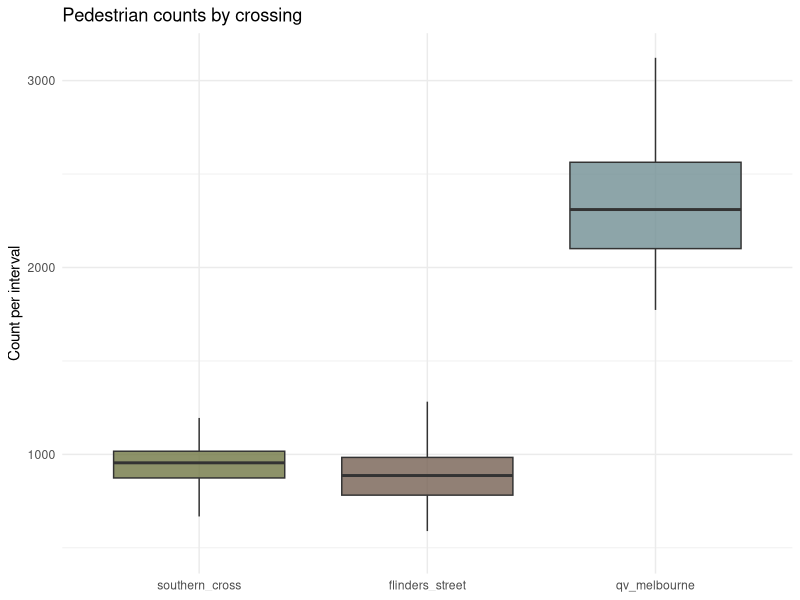
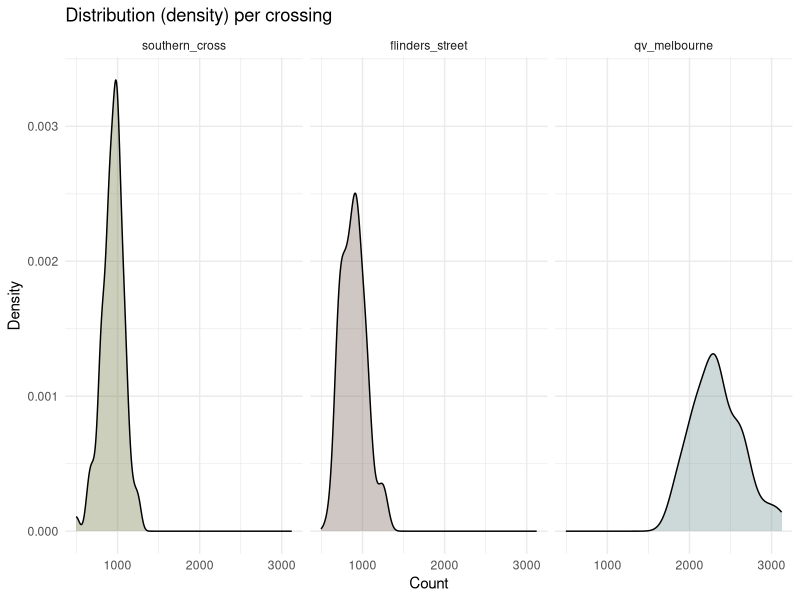
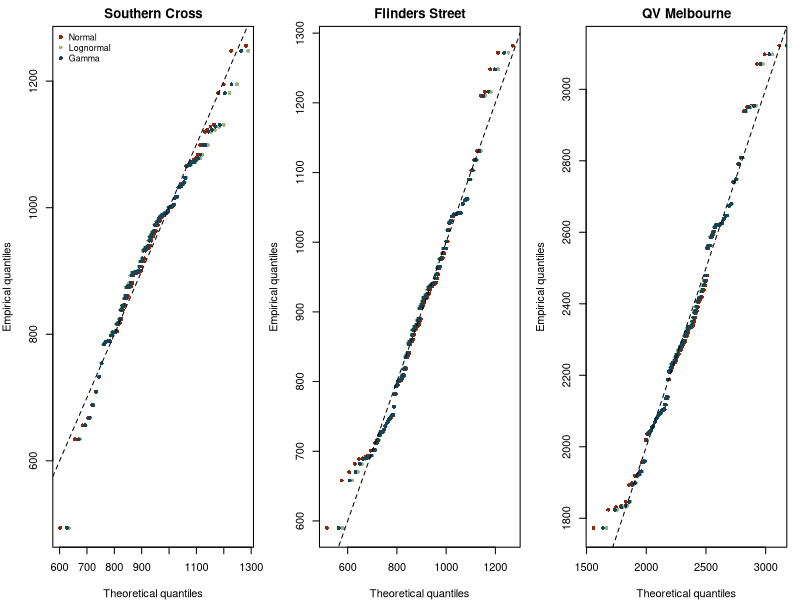
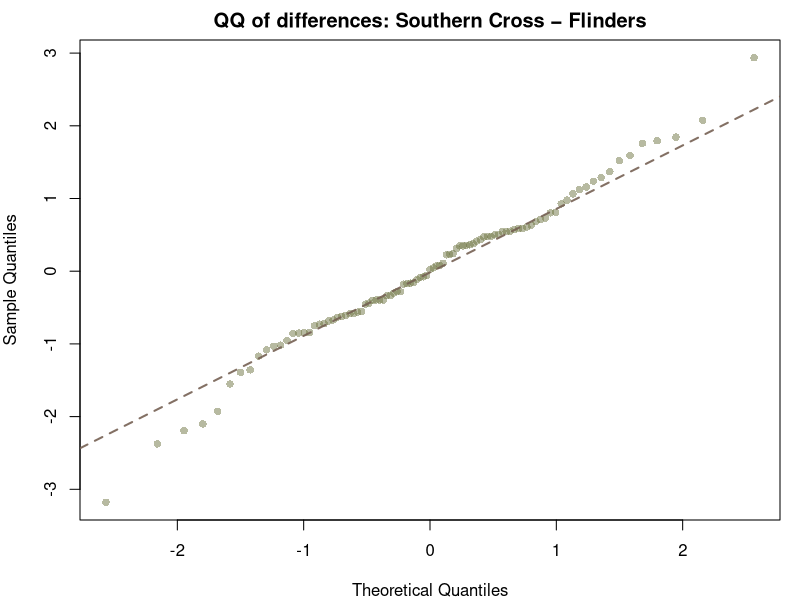
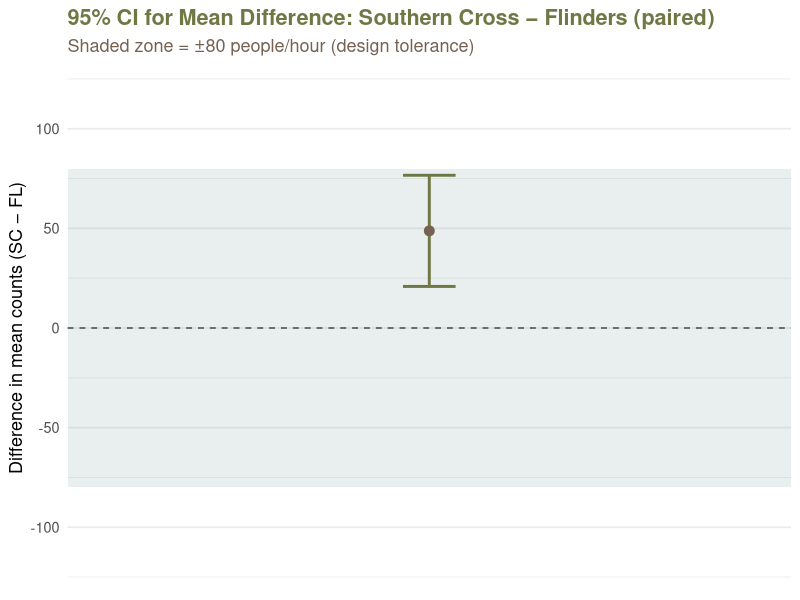

Write the R code that produced these figures, in order. (Note: this script raises an error after producing the figures.)
## ---- chunk 1
#| label: setup
#| include: false
#| echo: false
#| message: false
#| warning: false

knitr::opts_chunk$set(fig.align = "center", fig.width = 8, fig.height = 5, dpi = 150)

library(boot)
library(MASS)
library(tidyverse)
library(knitr)
library(kableExtra)
library(broom)
library(purrr)
library(scales)

set.seed(355435)  

B <- 5000

cross_cols <- c(
  flinders_street = "#766153",
  qv_melbourne    = "#718f94",
  southern_cross  = "#717744")
## ---- chunk 2
pedestrian_df <- read.csv(here::here("data/pedestrians.csv"))
## ---- chunk 3
pedestrian_long <- pedestrian_df %>%
  mutate(obs = row_number()) %>%
  pivot_longer(-obs, names_to = "crossing", values_to = "count") %>%
  mutate(crossing = factor(crossing,
                           levels = c("southern_cross","flinders_street","qv_melbourne")))

# Boxplot
ggplot(pedestrian_long, aes(x = crossing, y = count, fill = crossing)) +
  geom_boxplot(outlier.shape = NA, alpha = 0.8) +
  scale_fill_manual(values = cross_cols) +
  labs(title = "Pedestrian counts by crossing", x = NULL, y = "Count per interval") +
  theme_minimal() +
  theme(legend.position = "none")

# Density (faceted)
ggplot(pedestrian_long, aes(x = count, fill = crossing)) +
  geom_density(alpha = 0.35) +
  facet_wrap(~ crossing, scales = "fixed") +
  scale_fill_manual(values = cross_cols, guide = "none") +
  labs(title = "Distribution (density) per crossing", x = "Count", y = "Density") +
  theme_minimal()

## ---- chunk 4
pedestrian_long %>%
  group_by(crossing) %>%
  summarise(
    n     = n(),
    mean  = mean(count),
    median= median(count),
    sd    = sd(count),
    min   = min(count),
    max   = max(count),
    iqr   = IQR(count),
    .groups = "drop"
) %>%
  kable(caption = "Younger vs Older: Average Per-capita Online Leisure Minutes",
        digits = 1, align = c("l","r")) %>%
  kable_styling(
    bootstrap_options = c("striped", "hover", "condensed", "responsive"),
    full_width = FALSE
  ) %>%
  row_spec(0, bold = TRUE, color = "#FFFFFF", background = "#598392") %>%
  column_spec(1, bold = TRUE, color = "#004D40")
## ---- chunk 5
# Southern Cross
sc <- pedestrian_df$southern_cross
fit_sc_norm  <- fitdistr(sc, "normal")
fit_sc_logn  <- fitdistr(sc, "lognormal")
fit_sc_gamma <- fitdistr(sc, "gamma")   

sc_models <- tibble(
  crossing = "southern_cross",
  model    = c("normal","lognormal","gamma"),
  logLik   = c(logLik(fit_sc_norm)[1],  logLik(fit_sc_logn)[1],  logLik(fit_sc_gamma)[1]),
  AIC      = c(AIC(fit_sc_norm),        AIC(fit_sc_logn),        AIC(fit_sc_gamma)),

  mean_est = c(
    unname(fit_sc_norm$estimate["mean"]),
    exp(fit_sc_logn$estimate["meanlog"] + 0.5*fit_sc_logn$estimate["sdlog"]^2),
    unname(fit_sc_gamma$estimate["shape"] / fit_sc_gamma$estimate["rate"])),
  
  sd_est   = c(
    unname(fit_sc_norm$estimate["sd"]),
    sqrt((exp(fit_sc_logn$estimate["sdlog"]^2) - 1) *
         exp(2*fit_sc_logn$estimate["meanlog"] + fit_sc_logn$estimate["sdlog"]^2)),
    sqrt(unname(fit_sc_gamma$estimate["shape"]) / (unname(fit_sc_gamma$estimate["rate"])^2))))

# Flinders Street
fl <- pedestrian_df$flinders_street
fit_fl_norm  <- fitdistr(fl, "normal")
fit_fl_logn  <- fitdistr(fl, "lognormal")
fit_fl_gamma <- fitdistr(fl, "gamma")

fl_models <- tibble(
  crossing = "flinders_street",
  model    = c("normal","lognormal","gamma"),
  logLik   = c(logLik(fit_fl_norm)[1],  logLik(fit_fl_logn)[1],  logLik(fit_fl_gamma)[1]),
  AIC      = c(AIC(fit_fl_norm),        AIC(fit_fl_logn),        AIC(fit_fl_gamma)),

  mean_est = c(
    unname(fit_fl_norm$estimate["mean"]),
    exp(fit_fl_logn$estimate["meanlog"] + 0.5*fit_fl_logn$estimate["sdlog"]^2),
    unname(fit_fl_gamma$estimate["shape"] / fit_fl_gamma$estimate["rate"])),
  
  sd_est   = c(
    unname(fit_fl_norm$estimate["sd"]),
    sqrt((exp(fit_fl_logn$estimate["sdlog"]^2) - 1) *
         exp(2*fit_fl_logn$estimate["meanlog"] + fit_fl_logn$estimate["sdlog"]^2)),
    sqrt(unname(fit_fl_gamma$estimate["shape"]) / (unname(fit_fl_gamma$estimate["rate"])^2))))

# QV Melbourne
qv <- pedestrian_df$qv_melbourne
fit_qv_norm  <- fitdistr(qv, "normal")
fit_qv_logn  <- fitdistr(qv, "lognormal")
fit_qv_gamma <- fitdistr(qv, "gamma")

qv_models <- tibble(
  crossing = "qv_melbourne",
  model    = c("normal","lognormal","gamma"),
  logLik   = c(logLik(fit_qv_norm)[1],  logLik(fit_qv_logn)[1],  logLik(fit_qv_gamma)[1]),
  AIC      = c(AIC(fit_qv_norm),        AIC(fit_qv_logn),        AIC(fit_qv_gamma)),

  mean_est = c(
    unname(fit_qv_norm$estimate["mean"]),
    exp(fit_qv_logn$estimate["meanlog"] + 0.5*fit_qv_logn$estimate["sdlog"]^2),
    unname(fit_qv_gamma$estimate["shape"] / fit_qv_gamma$estimate["rate"])),
  
  sd_est   = c(
    unname(fit_qv_norm$estimate["sd"]),
    sqrt((exp(fit_qv_logn$estimate["sdlog"]^2) - 1) *
         exp(2*fit_qv_logn$estimate["meanlog"] + fit_qv_logn$estimate["sdlog"]^2)),
    sqrt(unname(fit_qv_gamma$estimate["shape"]) / (unname(fit_qv_gamma$estimate["rate"])^2))))

mle_fits <- bind_rows(sc_models, fl_models, qv_models) %>%
  arrange(crossing, AIC)

mle_fits  %>%
  kable(
    caption = "Younger vs Older: Average Per-capita Online Leisure Minutes",
    digits = 1,
    align = rep("c")  
  ) %>%
  kable_styling(
    bootstrap_options = c("striped", "hover", "condensed", "responsive"),
    full_width = FALSE,
    position = "center"
  ) %>%
  row_spec(0, bold = TRUE, color = "#FFFFFF", background = "#598392") %>%
  column_spec(1, bold = TRUE, color = "#004D40")
## ---- chunk 6
par(mfrow = c(1,3), mar = c(4,4,2,1))

## Southern Cross 
x <- sort(sc); n <- length(x); p <- (seq_len(n) - 0.5) / n
qN <- qnorm(p,  mean = fit_sc_norm$estimate["mean"],    sd = fit_sc_norm$estimate["sd"])
qL <- qlnorm(p, meanlog = fit_sc_logn$estimate["meanlog"], sdlog = fit_sc_logn$estimate["sdlog"])
qG <- qgamma(p, shape = fit_sc_gamma$estimate["shape"], rate = fit_sc_gamma$estimate["rate"])

plot(qN, x, xlab = "Theoretical quantiles", ylab = "Empirical quantiles",
     main = "Southern Cross", pch = 16, col = "#8F250C", cex = 0.8)
points(qL, x, pch = 16, col = "#9cb380", cex = 0.8)
points(qG, x, pch = 16, col = "#124559", cex = 0.8)
abline(0, 1, lty = 2)
legend("topleft", legend = c("Normal", "Lognormal", "Gamma"),
       col = c("#8F250C", "#9cb380", "#124559"), pch = 16, bty = "n", cex = 0.8)

# Flinders Street
x <- sort(fl); n <- length(x); p <- (seq_len(n) - 0.5) / n
qN <- qnorm(p,  mean = fit_fl_norm$estimate["mean"],    sd = fit_fl_norm$estimate["sd"])
qL <- qlnorm(p, meanlog = fit_fl_logn$estimate["meanlog"], sdlog = fit_fl_logn$estimate["sdlog"])
qG <- qgamma(p, shape = fit_fl_gamma$estimate["shape"], rate = fit_fl_gamma$estimate["rate"])

plot(qN, x, xlab = "Theoretical quantiles", ylab = "Empirical quantiles",
     main = "Flinders Street", pch = 16, col = "#8F250C", cex = 0.8)
points(qL, x, pch = 16, col = "#9cb380", cex = 0.8)
points(qG, x, pch = 16, col = "#124559", cex = 0.8)
abline(0, 1, lty = 2)

# QV Melbourne 
x <- sort(qv); n <- length(x); p <- (seq_len(n) - 0.5) / n
qN <- qnorm(p,  mean = fit_qv_norm$estimate["mean"],    sd = fit_qv_norm$estimate["sd"])
qL <- qlnorm(p, meanlog = fit_qv_logn$estimate["meanlog"], sdlog = fit_qv_logn$estimate["sdlog"])
qG <- qgamma(p, shape = fit_qv_gamma$estimate["shape"], rate = fit_qv_gamma$estimate["rate"])

plot(qN, x, xlab = "Theoretical quantiles", ylab = "Empirical quantiles",
     main = "QV Melbourne", pch = 16, col = "#8F250C", cex = 0.8)
points(qL, x, pch = 16, col = "#9cb380", cex = 0.8)
points(qG, x, pch = 16, col = "#124559", cex = 0.8)
abline(0, 1, lty = 2)


par(mfrow = c(1,1))

## ---- chunk 7
pedestrian_long %>%
  group_by(crossing) %>%
  summarise(q90 = quantile(count, 0.9)) %>%
  kable(caption = "Younger vs Older: Average Per-capita Online Leisure Minutes",
        digits = 1, align = c("l","r")) %>%
  kable_styling(
    bootstrap_options = c("striped", "hover", "condensed", "responsive"),
    full_width = FALSE
  ) %>%
  row_spec(0, bold = TRUE, color = "#FFFFFF", background = "#598392") %>%
  column_spec(1, bold = TRUE, color = "#004D40")
  
# function to calculate 90th percentile
q90_fn <- function(data, i) quantile(data[i], 0.9)

# Flinders Street
fl_boot <- boot(pedestrian_df$flinders_street, q90_fn, R = 1000)
ci_fl <- boot.ci(fl_boot, type = "perc")

# Southern Cross
sc_boot <- boot(pedestrian_df$southern_cross, q90_fn, R = 1000)
ci_sc <- boot.ci(sc_boot, type = "perc")

# QV Melbourne
qv_boot <- boot(pedestrian_df$qv_melbourne, q90_fn, R = 1000)
ci_qv <- boot.ci(qv_boot, type = "perc")

sample_tbl <- tibble(
  crossing        = c("flinders_street","southern_cross","qv_melbourne"),
  q90_sample      = round(c(
    quantile(pedestrian_df$flinders_street, 0.9),
    quantile(pedestrian_df$southern_cross, 0.9),
    quantile(pedestrian_df$qv_melbourne, 0.9)
  ), 2),
  q90_sample_low  = round(c(ci_fl$percent[4], ci_sc$percent[4], ci_qv$percent[4]), 2),
  q90_sample_high = round(c(ci_fl$percent[5], ci_sc$percent[5], ci_qv$percent[5]), 2)
)

## ---- chunk 8
# Compute the theoretical 90th percentile from each fitted model
q90_model_point <- list(
  fl = qlnorm(0.9, meanlog = fit_fl_logn$estimate["meanlog"], sdlog = fit_fl_logn$estimate["sdlog"]),
  sc = qnorm (0.9, mean    = fit_sc_norm$estimate["mean"],     sd    = fit_sc_norm$estimate["sd"]),
  qv = qlnorm(0.9, meanlog = fit_qv_logn$estimate["meanlog"], sdlog = fit_qv_logn$estimate["sdlog"])
)

q90_model_ci <- function(fit, dist, n, B = 1000) {
  boot_q90 <- replicate(B, {
    sim <- if (dist == "normal") {
      rnorm(n, mean = fit$estimate["mean"], sd = fit$estimate["sd"])
    } else {
      rlnorm(n, meanlog = fit$estimate["meanlog"], sdlog = fit$estimate["sdlog"])
    }
    quantile(sim, 0.9)
  })
  quantile(boot_q90, c(0.025, 0.975))
}

n_fl <- nrow(pedestrian_df)
n_sc <- nrow(pedestrian_df)
n_qv <- nrow(pedestrian_df)

ci_fl_m <- q90_model_ci(fit_fl_logn, "lognormal", n_fl)
ci_sc_m <- q90_model_ci(fit_sc_norm, "normal", n_sc)
ci_qv_m <- q90_model_ci(fit_qv_logn, "lognormal", n_qv)

model_tbl <- tibble(
  crossing       = c("flinders_street","southern_cross","qv_melbourne"),
  model          = c("lognormal","normal","lognormal"),
  q90_model      = round(c(q90_model_point$fl, q90_model_point$sc, q90_model_point$qv), 2),
  q90_model_low  = round(c(ci_fl_m[1], ci_sc_m[1], ci_qv_m[1]), 2),
  q90_model_high = round(c(ci_fl_m[2], ci_sc_m[2], ci_qv_m[2]), 2)
)

## ---- chunk 9
final_tbl <- sample_tbl %>%
  left_join(model_tbl, by = "crossing")

final_tbl %>%
  kable(
    caption = "Younger vs Older: Average Per-capita Online Leisure Minutes",
    digits = 1,
    align = rep("c", ncol(final_tbl))  
  ) %>%
  kable_styling(
    bootstrap_options = c("striped", "hover", "condensed", "responsive"),
    full_width = FALSE,
    position = "center"
  ) %>%
  row_spec(0, bold = TRUE, color = "#FFFFFF", background = "#598392") %>%
  column_spec(1, bold = TRUE, color = "#004D40")
## ---- chunk 10
df  <- na.omit(pedestrian_df[, c("southern_cross","flinders_street")])
sc  <- df$southern_cross
fl  <- df$flinders_street
d   <- sc - fl                 

# 95% CI for the mean difference 
tt <- t.test(sc, fl, paired = TRUE, conf.level = 0.95)
tt

qqnorm(
  scale(d),
  main = "QQ of differences: Southern Cross − Flinders",
  pch  = 16,
  col  = adjustcolor(cross_cols["southern_cross"], alpha.f = 0.5) 
)
qqline(
  scale(d),
  col  = adjustcolor(cross_cols["flinders_street"], alpha.f = 0.9), 
  lwd  = 2,
  lty  = 2
)
## ---- chunk 11
ci <- tibble(
  estimate = tt$estimate, 
  lower = tt$conf.int[1],
  upper = tt$conf.int[2]
)

ggplot(ci) +
  geom_rect(aes(xmin = -Inf, xmax = Inf, ymin = -80, ymax = 80),
            fill = cross_cols["qv_melbourne"], alpha = 0.15) +
  geom_errorbar(aes(x = 1, ymin = lower, ymax = upper),
                width = 0.08, linewidth = 1,
                colour = cross_cols["southern_cross"]) +
  geom_point(aes(x = 1, y = estimate),
             size = 3, colour = cross_cols["flinders_street"]) +
  geom_hline(yintercept = 0, linetype = "dashed",
             colour = "#444444") +
  coord_cartesian(ylim = c(-120, 120)) +
  scale_x_continuous(limits = c(0.5, 1.5), breaks = NULL) +
  labs(
    title = "95% CI for Mean Difference: Southern Cross − Flinders (paired)",
    subtitle = "Shaded zone = ±80 people/hour (design tolerance)",
    y = "Difference in mean counts (SC − FL)", x = NULL
  ) +
  theme_minimal(base_size = 13) +
  theme(
    plot.title = element_text(colour = cross_cols["southern_cross"], face = "bold"),
    plot.subtitle = element_text(colour = cross_cols["flinders_street"])
  )

## ---- chunk 12
# Southern Cross
tt_sc <- t.test(pedestrian_df$southern_cross, conf.level = 0.95)

# Flinders Street
tt_fl <- t.test(pedestrian_df$flinders_street, conf.level = 0.95)

# QV
tt_qv <- t.test(pedestrian_df$qv, conf.level = 0.95)

## ---- chunk 13
tt_table <- tibble(
  Location = c("Southern Cross", "Flinders Street", "QV Melbourne"),
  Mean     = c(tt_sc$estimate, tt_fl$estimate, tt_qv$estimate),
  `95% CI (Low)`  = c(tt_sc$conf.int[1], tt_fl$conf.int[1], tt_qv$conf.int[1]),
  `95% CI (High)` = c(tt_sc$conf.int[2], tt_fl$conf.int[2], tt_qv$conf.int[2]))

tt_table %>%
  kable(
    caption = "Mean pedestrian counts with 95% confidence intervals (one-sample t-tests)",
    digits = 1,
    align = rep("c", ncol(.))
  ) %>%
  kable_styling(
    bootstrap_options = c("striped", "hover", "condensed", "responsive"),
    full_width = FALSE,
    position = "center"
  ) %>%
  row_spec(0, bold = TRUE, color = "#FFFFFF", background = "#598392") %>%
  column_spec(1, bold = TRUE, color = "#004D40")
## ---- chunk 14
ggplot(ci_table, aes(x = Location, y = estimate, color = Location)) +
  geom_point(size = 4) +
  geom_errorbar(aes(ymin = conf.low, ymax = conf.high), width = 0.15, linewidth = 1) +
  geom_segment(aes(xend = Location, y = 0, yend = estimate), color = "grey80") +
  scale_color_manual(values = cross_cols) +
  labs(
    title = "Pedestrian Traffic with 95% Confidence Intervals",
    y = "Mean pedestrians per hour",
    x = "Location"
  ) +
  theme_minimal(base_size = 14) +
  theme(legend.position = "none")
## ---- chunk 15
THRESH  <- 1000
BASE    <- 10000
BONUS   <- 5000
LEVEL   <- 0.95

# Binomial proportion + Wilson CI via prop.test (built-in)
rev_ci <- pedestrian_long %>%
  mutate(over_1000 = count > THRESH) %>%
  group_by(crossing) %>%
  summarise(
    n = n(),
    k = sum(over_1000),
    .groups = "drop"
  ) %>%
  rowwise() %>%
  mutate(
    pt   = list(prop.test(k, n, conf.level = LEVEL, correct = TRUE)),
    phat = pt$estimate[[1]],
    lo_p = pt$conf.int[1],
    hi_p = pt$conf.int[2],
    rev_hat = BASE + BONUS * phat,
    rev_lo  = BASE + BONUS * lo_p,
    rev_hi  = BASE + BONUS * hi_p
  ) %>%
  ungroup() 

rev_ci <- rev_ci[, c("crossing","n", "k", "phat", "lo_p", "hi_p", "rev_hat", "rev_lo", "rev_hi")]

rev_ci %>%
  kable(
    caption = "Younger vs Older: Average Per-capita Online Leisure Minutes",
    digits = 1,
    align = rep("c", ncol(final_tbl))  
  ) %>%
  kable_styling(
    bootstrap_options = c("striped", "hover", "condensed", "responsive"),
    full_width = FALSE,
    position = "center"
  ) %>%
  row_spec(0, bold = TRUE, color = "#FFFFFF", background = "#598392") %>%
  column_spec(1, bold = TRUE, color = "#004D40")


## ---- chunk 16
ggplot(rev_ci, aes(x = reorder(crossing, rev_hat), y = rev_hat)) +
  geom_col(aes(fill = crossing), width = 0.6) +
  geom_errorbar(aes(ymin = rev_lo, ymax = rev_hi), width = 0.2) +
  geom_text(aes(label = scales::dollar(rev_hat, accuracy = 1)),
            vjust = -0.5, size = 3.5) +
  scale_fill_manual(values = cross_cols) +
  scale_y_continuous(
    labels = scales::label_dollar(prefix = "$", accuracy = 1),
    expand = expansion(mult = c(0, 0.08))
  ) +
  coord_flip() +
  labs(
    title = "Expected revenue under bank offer",
    x = NULL, y = "Expected revenue"
  ) +
  theme_minimal(base_size = 12) +
  theme(legend.position = "none")
